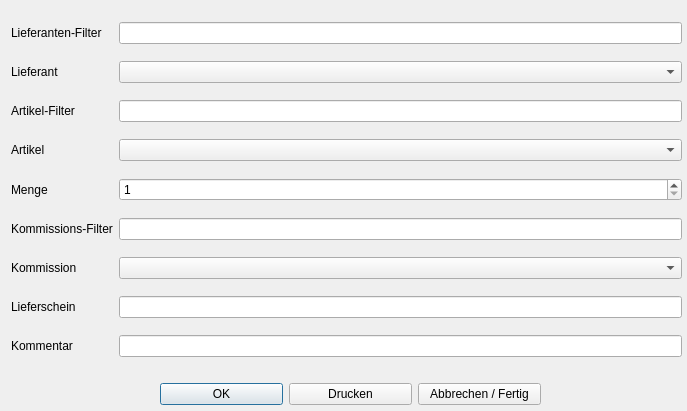
<?xml version="1.0" encoding="UTF-8"?>
<ui version="4.0">
 <class>Dialog_lager</class>
 <widget class="QDialog" name="Dialog_lager">
  <property name="geometry">
   <rect>
    <x>0</x>
    <y>0</y>
    <width>687</width>
    <height>411</height>
   </rect>
  </property>
  <property name="windowTitle">
   <string>Dialog</string>
  </property>
  <property name="modal">
   <bool>true</bool>
  </property>
  <widget class="QWidget" name="layoutWidget">
   <property name="geometry">
    <rect>
     <x>160</x>
     <y>380</y>
     <width>381</width>
     <height>29</height>
    </rect>
   </property>
   <layout class="QHBoxLayout" name="horizontalLayout">
    <item>
     <widget class="QPushButton" name="pushButton_ok">
      <property name="text">
       <string>OK</string>
      </property>
     </widget>
    </item>
    <item>
     <widget class="QPushButton" name="pushButton_print">
      <property name="text">
       <string>Drucken</string>
      </property>
     </widget>
    </item>
    <item>
     <widget class="QPushButton" name="pushButton_cancel">
      <property name="text">
       <string>Abbrechen / Fertig</string>
      </property>
     </widget>
    </item>
   </layout>
  </widget>
  <widget class="QWidget" name="layoutWidget">
   <property name="geometry">
    <rect>
     <x>11</x>
     <y>11</y>
     <width>671</width>
     <height>361</height>
    </rect>
   </property>
   <layout class="QGridLayout" name="gridLayout">
    <item row="5" column="1">
     <widget class="QLineEdit" name="lineEdit_komfilter"/>
    </item>
    <item row="0" column="0">
     <widget class="QLabel" name="label_4">
      <property name="text">
       <string>Lieferanten-Filter</string>
      </property>
     </widget>
    </item>
    <item row="5" column="0">
     <widget class="QLabel" name="label_komfilter">
      <property name="text">
       <string>Kommissions-Filter</string>
      </property>
     </widget>
    </item>
    <item row="7" column="0">
     <widget class="QLabel" name="label_lieferschein">
      <property name="text">
       <string>Lieferschein</string>
      </property>
     </widget>
    </item>
    <item row="3" column="0">
     <widget class="QLabel" name="label_2">
      <property name="text">
       <string>Artikel</string>
      </property>
     </widget>
    </item>
    <item row="7" column="1">
     <widget class="QLineEdit" name="lineEdit_lieferschein"/>
    </item>
    <item row="6" column="0">
     <widget class="QLabel" name="label_kom">
      <property name="text">
       <string>Kommission</string>
      </property>
     </widget>
    </item>
    <item row="2" column="0">
     <widget class="QLabel" name="label">
      <property name="text">
       <string>Artikel-Filter</string>
      </property>
     </widget>
    </item>
    <item row="4" column="0">
     <widget class="QLabel" name="label_3">
      <property name="text">
       <string>Menge</string>
      </property>
     </widget>
    </item>
    <item row="3" column="1">
     <widget class="QComboBox" name="comboBox_artikel"/>
    </item>
    <item row="6" column="1">
     <widget class="QComboBox" name="comboBox_kom"/>
    </item>
    <item row="8" column="0">
     <widget class="QLabel" name="label_komment">
      <property name="text">
       <string>Kommentar</string>
      </property>
     </widget>
    </item>
    <item row="8" column="1">
     <widget class="QLineEdit" name="lineEdit_komment"/>
    </item>
    <item row="4" column="1">
     <widget class="QSpinBox" name="spinBox_menge">
      <property name="minimum">
       <number>1</number>
      </property>
      <property name="maximum">
       <number>999999999</number>
      </property>
      <property name="value">
       <number>1</number>
      </property>
     </widget>
    </item>
    <item row="2" column="1">
     <widget class="QLineEdit" name="lineEdit_artikelfilter"/>
    </item>
    <item row="1" column="0">
     <widget class="QLabel" name="label_5">
      <property name="text">
       <string>Lieferant</string>
      </property>
     </widget>
    </item>
    <item row="0" column="1">
     <widget class="QLineEdit" name="lineEdit_lieferantenfilter"/>
    </item>
    <item row="1" column="1">
     <widget class="QComboBox" name="comboBox_lieferanten"/>
    </item>
   </layout>
  </widget>
 </widget>
 <tabstops>
  <tabstop>lineEdit_lieferantenfilter</tabstop>
  <tabstop>comboBox_lieferanten</tabstop>
  <tabstop>lineEdit_artikelfilter</tabstop>
  <tabstop>comboBox_artikel</tabstop>
  <tabstop>spinBox_menge</tabstop>
  <tabstop>lineEdit_komfilter</tabstop>
  <tabstop>comboBox_kom</tabstop>
  <tabstop>lineEdit_lieferschein</tabstop>
  <tabstop>lineEdit_komment</tabstop>
  <tabstop>pushButton_ok</tabstop>
  <tabstop>pushButton_print</tabstop>
  <tabstop>pushButton_cancel</tabstop>
 </tabstops>
 <resources/>
 <connections/>
</ui>
